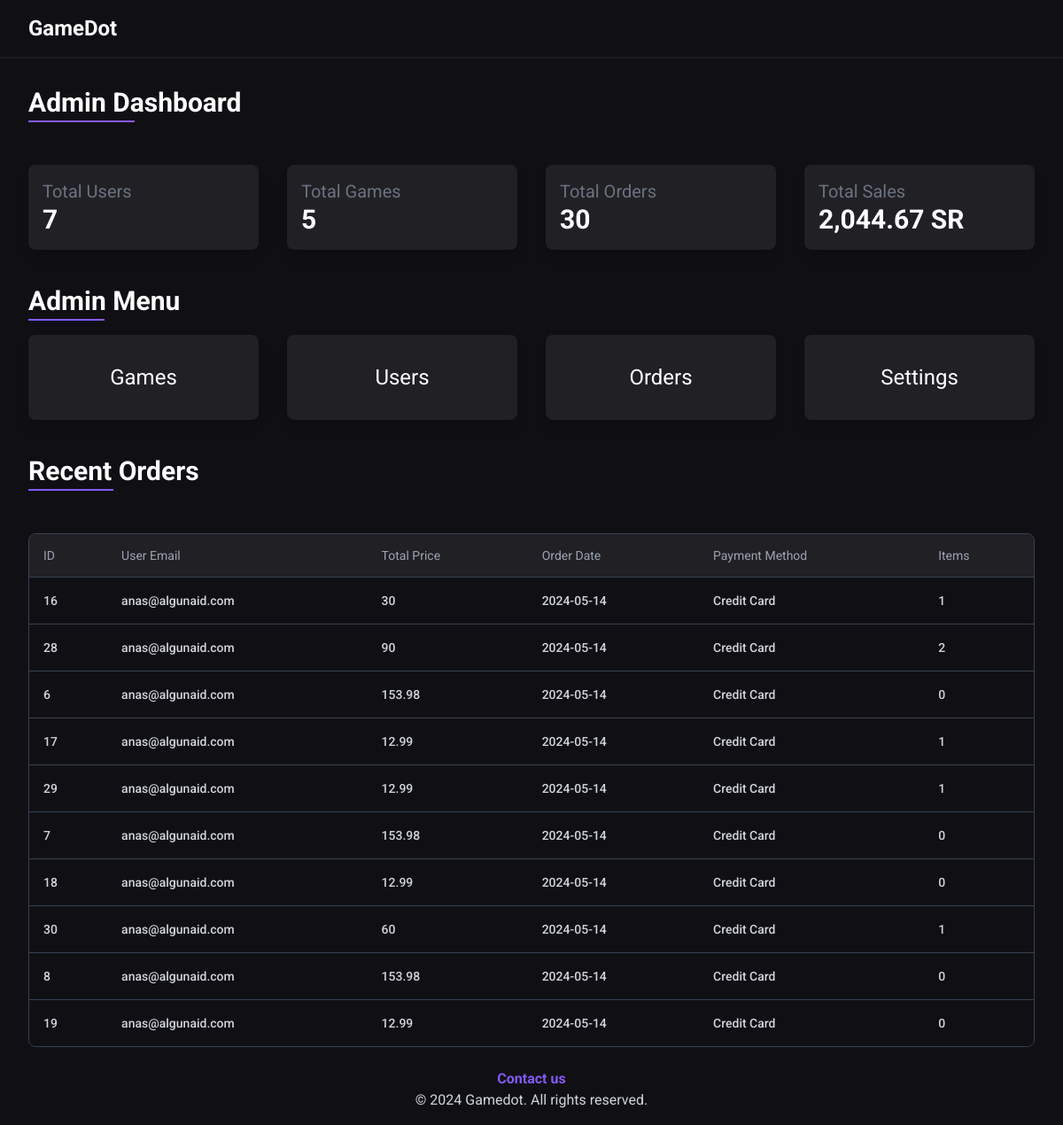
The app's page /gamedot/admin/ (signed in), older data.
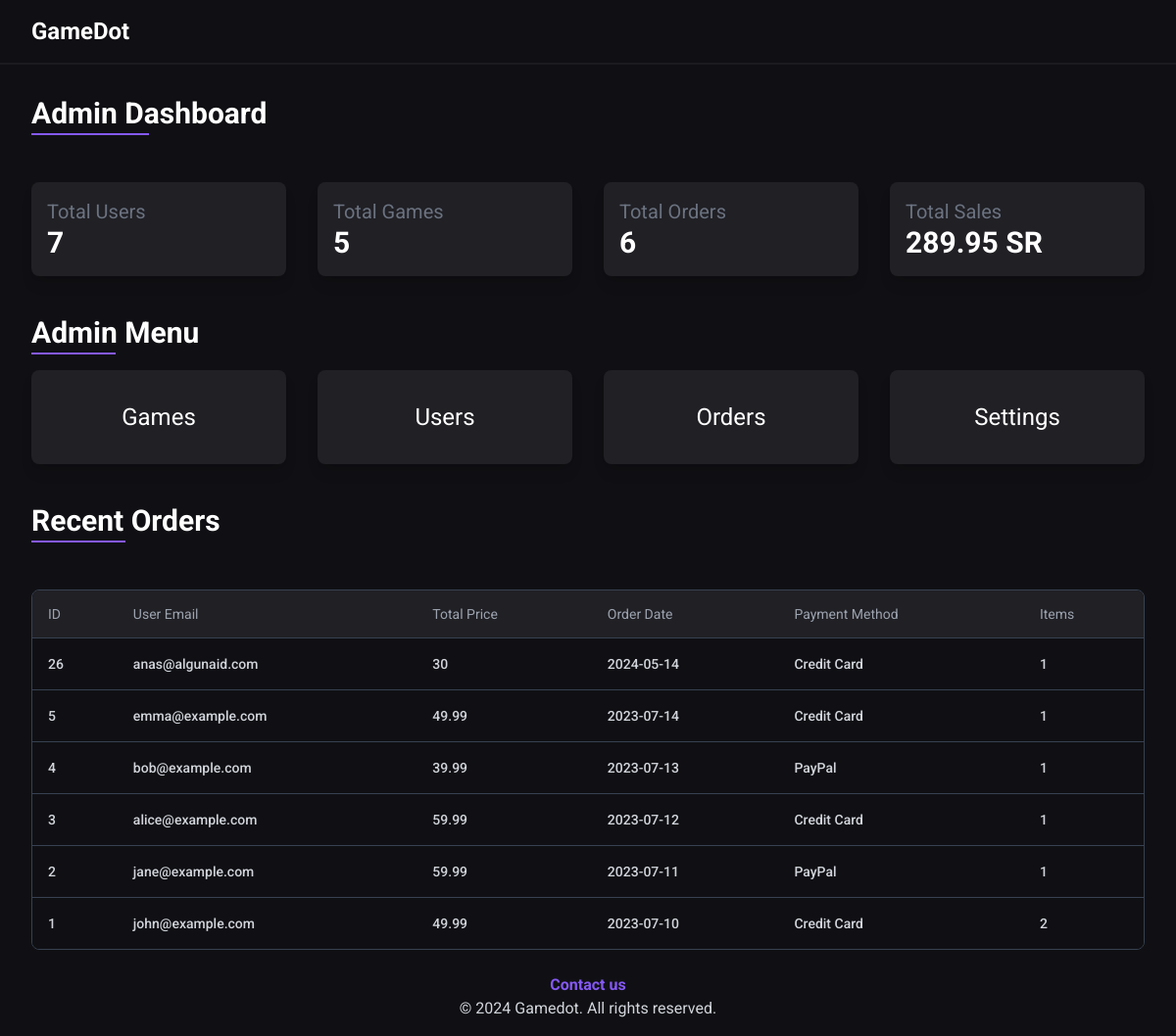
The same page, newer data.
### tables this page shows
CREATE TABLE `orders` (
  `id` int(11) NOT NULL,
  `user_id` int(11) DEFAULT NULL,
  `total_price` float DEFAULT NULL,
  `order_date` date DEFAULT current_timestamp(),
  `payment_method` varchar(255) DEFAULT NULL
);

CREATE TABLE `users` (
  `id` int(11) NOT NULL,
  `fname` varchar(255) DEFAULT NULL,
  `lname` varchar(255) DEFAULT NULL,
  `email` varchar(255) DEFAULT NULL,
  `password` varchar(255) DEFAULT NULL,
  `dob` date DEFAULT NULL
);

### src/admin/main/controllers/index.php (called while the page is built, shortened)
<?php
$database = new Database();
$query = 'SELECT COUNT(*) AS totalUsers FROM users';
$totalUsers = $database->query($query)->qOrAbort()['totalUsers'];
$query = 'SELECT COUNT(*) AS totalGames FROM games';
$totalGames = $database->query($query)->qOrAbort()['totalGames'];
$query = 'SELECT COUNT(*) AS totalOrders FROM orders';
$totalOrders = $database->query($query)->qOrAbort()['totalOrders'];
$query = 'SELECT SUM(total_price) AS totalSales FROM orders';
$totalSales = $database->query($query)->qOrAbort()['totalSales'];
$totalSales = number_format($totalSales, 2);
$ordersColumns = [
    'id' => "ID",
    'user_email' => "User Email",
    'total_price' => "Total Price",
    'order_date' => "Order Date",
    'payment_method' => "Payment Method",
    'items' => "Items"
];
$query = 'SELECT
              orders.*,
              users.email AS user_email,
              COUNT(order_items.id) AS items
          FROM
              orders
          JOIN
              users ON orders.user_id = users.id
          LEFT JOIN
              order_items ON orders.id = order_items.order_id
          GROUP BY
              orders.id
          ORDER BY
              orders.order_date DESC
          LIMIT
              10
              ';
$lastOrders = $database->query($query)->qAll();
require('src/admin/main/views/index.view.php');

### core/database.php (called while the page is built, shortened)
<?php
class Database
{
  private $host = 'localhost';
  private $db_name = 'testforweb';
  private $port = '3308';
  private $username = 'root';
  private $connection;
  private $statement;
  public function __construct()
  {
    $this->connection = null;
    try {
      $this->connection = new PDO('mysql:host=' . $this->host . ';port=' . $this->port . ';dbname=' . $this->db_name . ';user=' . $this->username);
      $this->connection->setAttribute(PDO::ATTR_ERRMODE, PDO::ERRMODE_EXCEPTION);
      $this->connection->setAttribute(PDO::ATTR_DEFAULT_FETCH_MODE, PDO::FETCH_ASSOC);
    } catch (PDOException $e) {
      echo 'Connection Error: ' . $e->getMessage();
    }
  }
  public function query($query, $params = [])
  {
    $this->statement = $this->connection->prepare($query);
    $this->statement->execute($params);
    return $this;
  }
  public function qAll()
  {
    return $this->statement->fetchAll();
  }
  public function qOrAbort()
  {
    $result = $this->statement->fetch();
    return $result;
  }
}

### src/admin/main/views/index.view.php (the view, shortened to what the changed rows need)
<main>
  <div class="xl:container mx-auto px-8 min-h-[80vh]">
    <section>
      <div class="my-8 flex justify-between items-center">
        <h2 class="text-3xl font-bold mb-4 inline-block relative pb-1">
          Admin Dashboard
          <span class="absolute bottom-0 left-0 w-1/2 h-0.5 bg-primary"></span>
        </h2>
      </div>
      <div class="grid grid-cols-1 sm:grid-cols-2 md:grid-cols-3 lg:grid-cols-4 gap-8">
        <div class="bg-secondaryBlack p-4 rounded-lg shadow-lg">
          <h3 class="text-xl  text-gray-500">Total Users</h3>
          <p class="text-3xl font-bold"><?= $totalUsers ?></p>
        </div>
        <div class="bg-secondaryBlack p-4 rounded-lg shadow-lg">
          <h3 class="text-xl  text-gray-500">Total Games</h3>
          <p class="text-3xl font-bold"><?= $totalGames ?></p>
        </div>
        <div class="bg-secondaryBlack p-4 rounded-lg shadow-lg">
          <h3 class="text-xl  text-gray-500">Total Orders</h3>
          <p class="text-3xl font-bold"><?= $totalOrders ?></p>
        </div>
        <div class="bg-secondaryBlack p-4 rounded-lg shadow-lg">
          <h3 class="text-xl  text-gray-500">Total Sales</h3>
          <p class="text-3xl font-bold"><?= $totalSales ?> SR</p>
        </div>
      </div>
    </section>
    <section class="my-10">
      <h2 class="text-3xl font-bold mb-4 inline-block relative pb-1">
        Admin Menu
        <span class="absolute bottom-0 left-0 w-1/2 h-0.5 bg-primary"></span>
      </h2>
      <div class="grid grid-cols-1 sm:grid-cols-2 md:grid-cols-3 lg:grid-cols-4 gap-8">
        <a href="./games/" class="bg-secondaryBlack p-8 rounded-lg shadow-lg flex flex-col justify-center items-center hover:bg-primary duration-300 cursor-pointer">
          <h3 class="text-2xl  ">Games</h3>
        </a>
        <a href="./users/" class="bg-secondaryBlack p-8 rounded-lg shadow-lg flex flex-col justify-center items-center hover:bg-primary duration-300 cursor-pointer">
          <h3 class="text-2xl  ">Users</h3>
        </a>
        <a href="./orders/" class="bg-secondaryBlack p-8 rounded-lg shadow-lg flex flex-col justify-center items-center hover:bg-primary duration-300 cursor-pointer">
          <h3 class="text-2xl">Orders</h3>
        </a>
        <a href="./settings/" class="bg-secondaryBlack p-8 rounded-lg shadow-lg flex flex-col justify-center items-center hover:bg-primary duration-300 cursor-pointer">
          <h3 class="text-2xl ">Settings</h3>
        </a>
      </div>
    </section>
    <section>
      <h2 class="text-3xl font-bold mb-4 inline-block relative pb-1">
        Recent Orders
        <span class="absolute bottom-0 left-0 w-1/2 h-0.5 bg-primary"></span>
      </h2>
      <div class="flex flex-col mt-6">
        <div class="overflow-x-auto ">
          <div class="inline-block min-w-full py-2 align-middle">
            <div class="overflow-hidden border  border-gray-700 md:rounded-lg">
              <table class="min-w-full divide-y divide-gray-700">
                <thead class="bg-secondaryBlack">
                  <tr>
                    <?php
                    foreach ($ordersColumns as $column) :
                    ?>
                      <th scope='col' class='px-4 py-3.5 text-sm font-normal text-left rtl:text-right text-gray-400'> <?= $column ?></th>
                    <?php endforeach; ?>
                  </tr>
                </thead>
                <tbody class=" divide-y divide-gray-700 bg-myBlack">
                  <?php
                  foreach ($lastOrders as $order) : ?>
                    <tr>
                      <?php foreach ($ordersColumns as $dbcolumn => $column) : ?>
                        <td class='px-4 py-4 text-sm font-medium text-gray-300 whitespace-nowrap hover:text-primary duration-300'><a href="./orders/<?= $order['id'] ?>"><?= $order[$dbcolumn]  ?></a></td>
                      <?php endforeach; ?>
                    </tr>
                  <?php endforeach; ?>
                </tbody>
              </table>
            </div>
          </div>
        </div>
      </div>
    </section>
</main>

Row changes from the older to the newer data that the page shows:
removed orders: id "16", user.email "anas@algunaid.com", total_price "30", order_date "2024-05-14", payment_method "Credit Card", dbcolumn "1"
removed orders: id "28", user.email "anas@algunaid.com", total_price "90", order_date "2024-05-14", payment_method "Credit Card", dbcolumn "2"
removed orders: id "6", user.email "anas@algunaid.com", total_price "153.98", order_date "2024-05-14", payment_method "Credit Card", dbcolumn "0"
removed orders: id "17", user.email "anas@algunaid.com", total_price "12.99", order_date "2024-05-14", payment_method "Credit Card", dbcolumn "1"
removed orders: id "29", user.email "anas@algunaid.com", total_price "12.99", order_date "2024-05-14", payment_method "Credit Card", dbcolumn "1"
removed orders: id "7", user.email "anas@algunaid.com", total_price "153.98", order_date "2024-05-14", payment_method "Credit Card", dbcolumn "0"
removed orders: id "18", user.email "anas@algunaid.com", total_price "12.99", order_date "2024-05-14", payment_method "Credit Card", dbcolumn "0"
removed orders: id "30", user.email "anas@algunaid.com", total_price "60", order_date "2024-05-14", payment_method "Credit Card", dbcolumn "1"
removed orders: id "8", user.email "anas@algunaid.com", total_price "153.98", order_date "2024-05-14", payment_method "Credit Card", dbcolumn "0"
removed orders: id "19", user.email "anas@algunaid.com", total_price "12.99", order_date "2024-05-14", payment_method "Credit Card", dbcolumn "0"
now on this page (row unchanged): orders: id "26", user.email "anas@algunaid.com", total_price "30", order_date "2024-05-14", payment_method "Credit Card", dbcolumn "1"
now on this page (row unchanged): orders: id "5", user.email "emma@example.com", total_price "49.99", order_date "2023-07-14", payment_method "Credit Card", dbcolumn "1"
now on this page (row unchanged): orders: id "4", user.email "bob@example.com", total_price "39.99", order_date "2023-07-13", payment_method "PayPal", dbcolumn "1"
now on this page (row unchanged): orders: id "3", user.email "alice@example.com", total_price "59.99", order_date "2023-07-12", payment_method "Credit Card", dbcolumn "1"
now on this page (row unchanged): orders: id "2", user.email "jane@example.com", total_price "59.99", order_date "2023-07-11", payment_method "PayPal", dbcolumn "1"
now on this page (row unchanged): orders: id "1", user.email "john@example.com", total_price "49.99", order_date "2023-07-10", payment_method "Credit Card", dbcolumn "2"
Text that changed along with them:
$totalOrders: "30" → "6"
$totalSales: "2,044.67" → "289.95"
